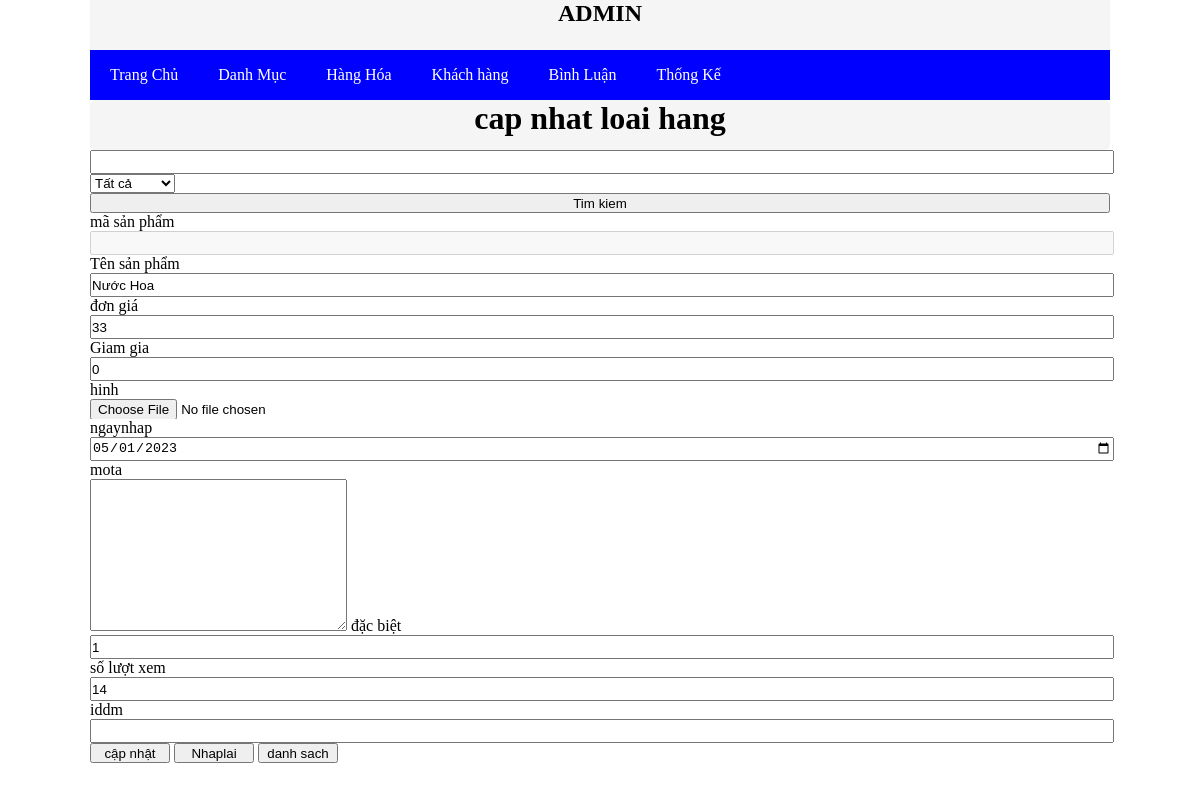
Page /tkw/add/index.php?act=suasp&id=20 on the committed database.
### tables this page shows
CREATE TABLE `hanghoa` (
  `id` int NOT NULL COMMENT 'mã hàng hóa',
  `ten_hh` varchar(50) NOT NULL COMMENT 'tên hàng hóa',
  `don_gia` double(10,2) NOT NULL,
  `giam_gia` double(10,2) DEFAULT '0.00',
  `hinh` varchar(50) NOT NULL,
  `ngay_nhap` date DEFAULT NULL,
  `mo_ta` text NOT NULL,
  `dac_biet` tinyint NOT NULL,
  `so_luot_xem` int NOT NULL DEFAULT '0',
  `iddm` int NOT NULL
);

### tkw/model/pdo.php (called while the page is built, shortened)
<?php
function pdo_get_connection(){
    $dburl = "mysql:host=localhost;dbname=xxshop;charset=utf8";
    $username = 'root';
    $password = 'anhmanh1';
    $conn = new PDO($dburl, $username, $password);
    $conn->setAttribute(PDO::ATTR_ERRMODE, PDO::ERRMODE_EXCEPTION);
    return $conn;
}
function pdo_query_one($sql){
    $sql_args = array_slice(func_get_args(), 1);
    try{
        $conn = pdo_get_connection();
        $stmt = $conn->prepare($sql);
        $stmt->execute($sql_args);
        $row = $stmt->fetch(PDO::FETCH_ASSOC);
        return $row;
    }
    catch(PDOException $e){
        throw $e;
    }
}
?>

### tkw/model/sanpham.php (called while the page is built, shortened)
<?php
    function loadone_sanpham($id){
        $sql="select * from hanghoa where id=".$id;
        $sp=pdo_query_one($sql);
        return $sp;
    }
?>

### tkw/add/sanpham/update.php (the view, shortened to what this page needs)
<?php
if(is_array($sp)){
    extract($sp);
}
?>
<home>
            <div class="row">
                <div class="themmoi">
                    <h1>cap nhat loai hang</h1>
                </div>
                <form action="index.php?act=listsp" method="post">
                            <input type="text" name="pm">
                            <select name="iddm">
                                <option value="0" selected>Tất cả</option>
                            </select>
                            <input type="submit" name="listok" value="Tim kiem">
                </form>
                <div class="row-form">
                <form action="index.php?act=updatesp" method="post" enctype="multipart/form-data">
                        <div class="label">
                            <label for="">mã sản phẩm</label><br>
                            <input type="text" name="id" disabled><br>
                            <label for="">Tên sản phẩm</label><br>
                            <input type="text" name="tenhh" value="<?php if(isset($ten_hh)&&($ten_hh!="")) echo $ten_hh; ?>" ><br>
                            <label for="">đơn giá</label><br>
                            <input type="number" name="giahh" value="<?php if(isset($don_gia)&&($don_gia!="")) echo $don_gia; ?>"><br>
                            <label for="">Giam gia</label><br>
                            <input type="number" name="giamgia" value="<?php if(isset($giam_gia)&&($giam_gia!="")) echo $giam_gia; ?>"><br>
                            <label for="">hinh</label><br>
                            <input type="file" name="hinh"  ><br>
                            <label for="">ngaynhap</label><br>
                            <input type="date" name="ngaynhap" value="<?php if(isset($ngay_nhap)&&($ngay_nhap!="")) echo $ngay_nhap; ?>"><br>
                            <label for="">mota</label><br>
                            <textarea name="mota" id="" cols="30" rows="10" value="<?php if(isset($mo_ta)&&($mo_ta!="")) echo $mo_ta; ?>"></textarea>
                            <label for="">đặc biệt</label><br>
                            <input type="text" name="dacbiet" value="<?php if(isset($dac_biet)&&($dac_biet!="")) echo $dac_biet; ?>"><br>
                            <label for="">số lượt xem</label><br>
                            <input type="number" name="slxem" value="<?php if(isset($so_luot_xem)&&($so_luot_xem!="")) echo $so_luot_xem; ?>"><br>
                            <label for="">iddm</label><br>
                            <input type="number" name="iddm"><br>
                        </div>
                        <div class="but">
                            <input type="submit" name="capnhat" value="cập nhật">
                            <input type="reset" value="Nhaplai">
                            <a href="index.php?act=listsp"><input type="button"value="danh sach">
                        </div>
                    </form>
                </div>
            </div>
        </home>

### tkw/css/admin.css (style rules this page uses)
* { margin: 0px; padding: 0px; }
.themmoi { height: 50px; background-color: whitesmoke; text-align: center; border-radius: 5px 5px 5px 5px; }
input { width: 100%; height: 20px; }
.but input { width: 80px; }

### rows in the picture
hanghoa: tenhh "Nước Hoa", giahh "33", giamgia "0", ngaynhap "05/01/2023", dacbiet "1", slxem "14"
